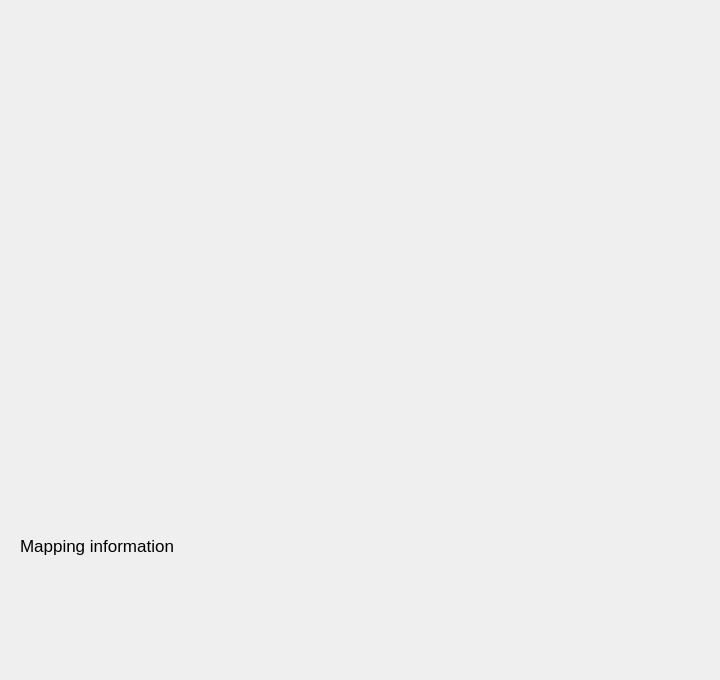
      <widget class="QWidget" name="tabDataMapVisual">
       <attribute name="title">
        <string>Mapping VIS</string>
       </attribute>
       <widget class="QWidget" name="verticalLayoutWidget_2">
        <property name="geometry">
         <rect>
          <x>20</x>
          <y>10</y>
          <width>691</width>
          <height>501</height>
         </rect>
        </property>
        <layout class="QVBoxLayout" name="vLayoutMap">
         <item>
          <layout class="QHBoxLayout" name="hLayoutCtrlMap"/>
         </item>
        </layout>
       </widget>
       <widget class="QLabel" name="labelMappingInfo">
        <property name="geometry">
         <rect>
          <x>20</x>
          <y>530</y>
          <width>241</width>
          <height>31</height>
         </rect>
        </property>
        <property name="font">
         <font>
          <family>Segoe UI</family>
          <pointsize>13</pointsize>
          <bold>false</bold>
         </font>
        </property>
        <property name="text">
         <string>Mapping information</string>
        </property>
       </widget>
       <widget class="QWidget" name="verticalLayoutWidget_5">
        <property name="geometry">
         <rect>
          <x>240</x>
          <y>290</y>
          <width>221</width>
          <height>211</height>
         </rect>
        </property>
        <layout class="QVBoxLayout" name="vLayoutSpinnerMap"/>
       </widget>
       <widget class="QWidget" name="verticalLayoutWidget_9">
        <property name="geometry">
         <rect>
          <x>20</x>
          <y>580</y>
          <width>691</width>
          <height>91</height>
         </rect>
        </property>
        <layout class="QVBoxLayout" name="vLayoutMapInfo"/>
       </widget>
      </widget>
